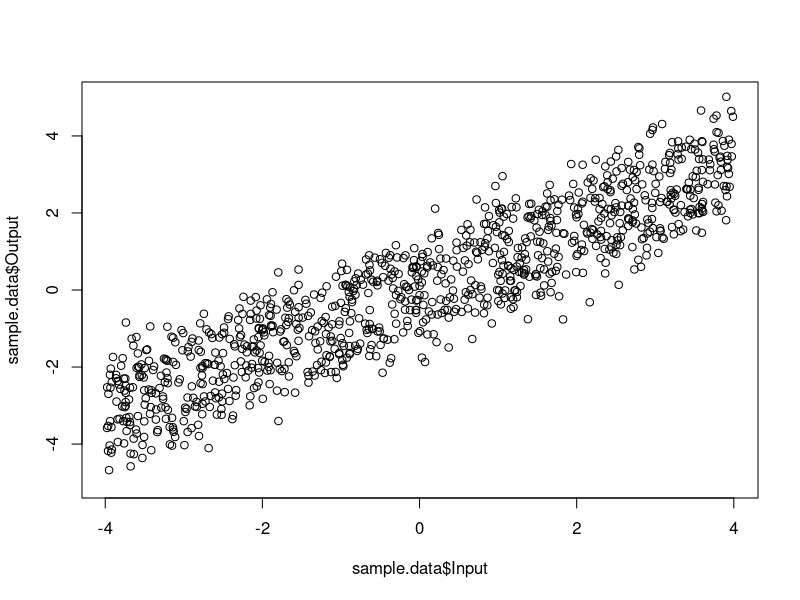
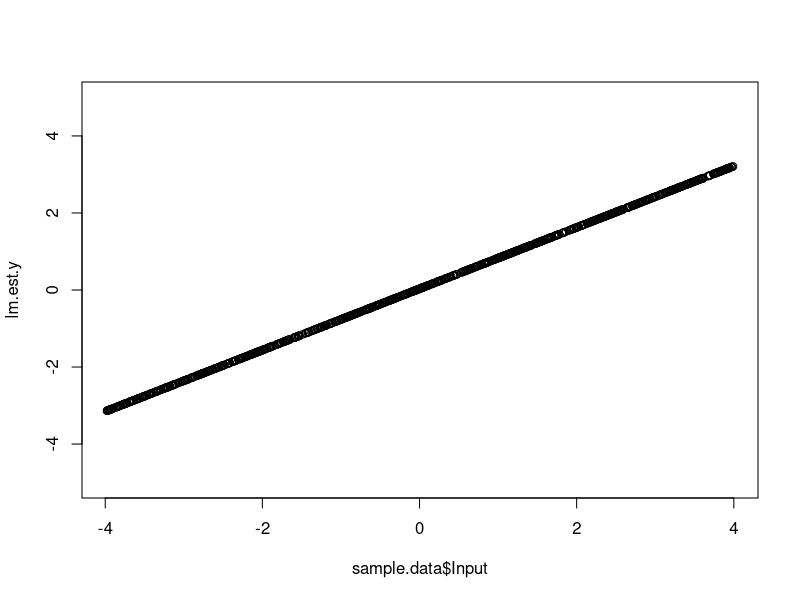
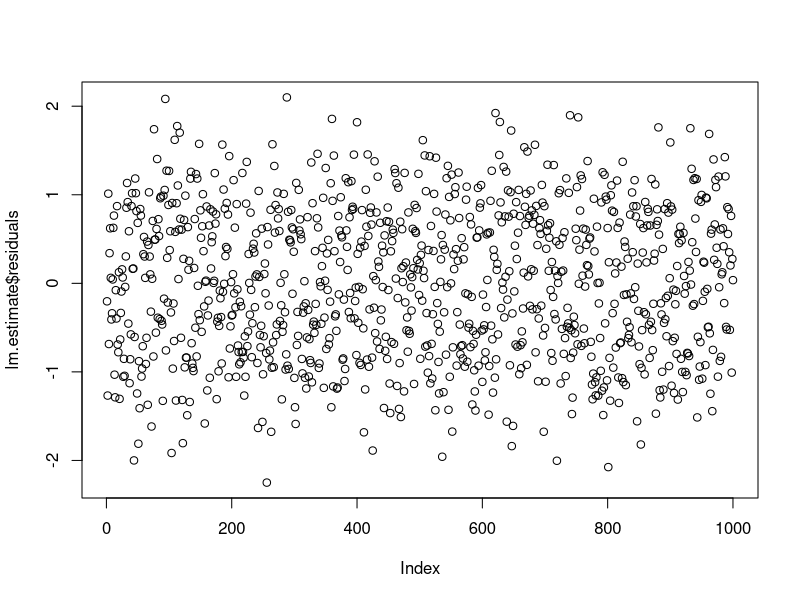
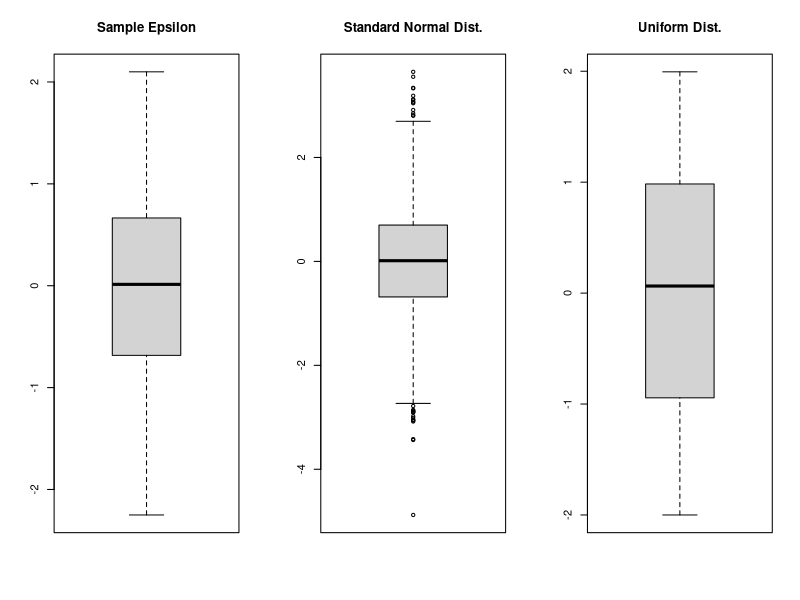
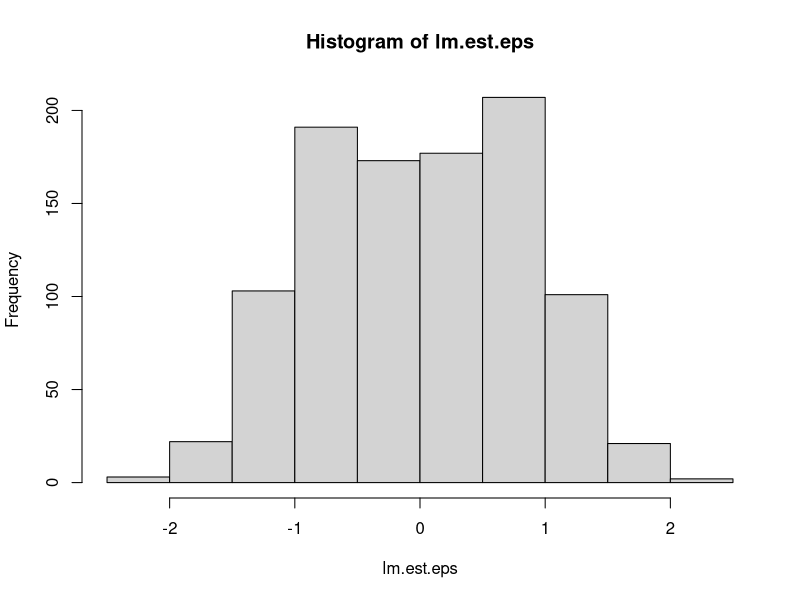
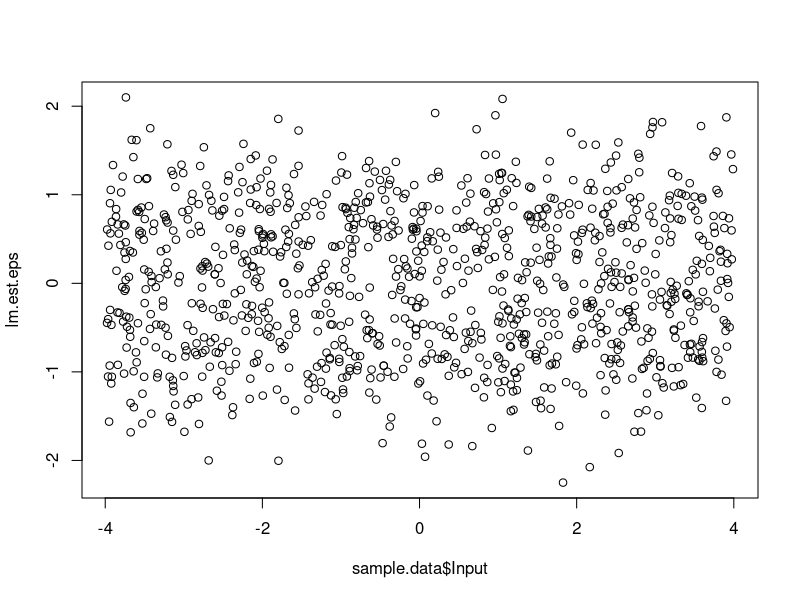
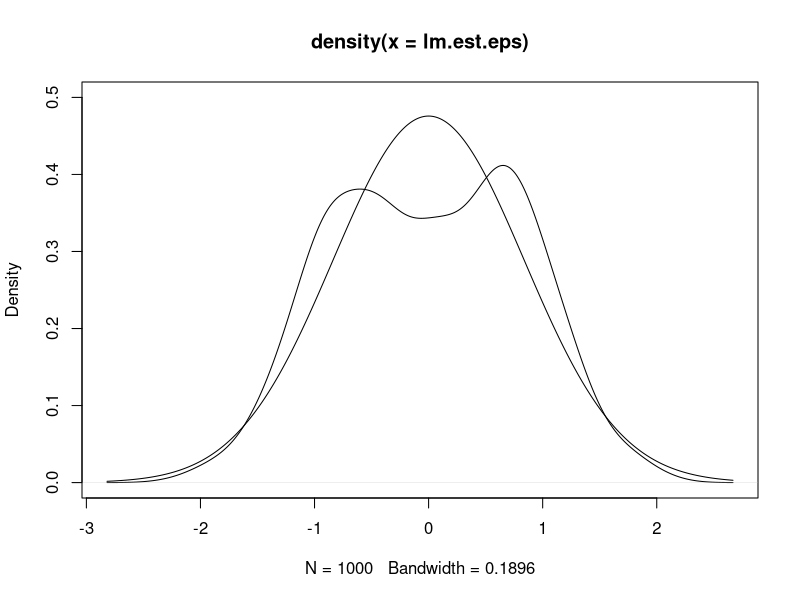
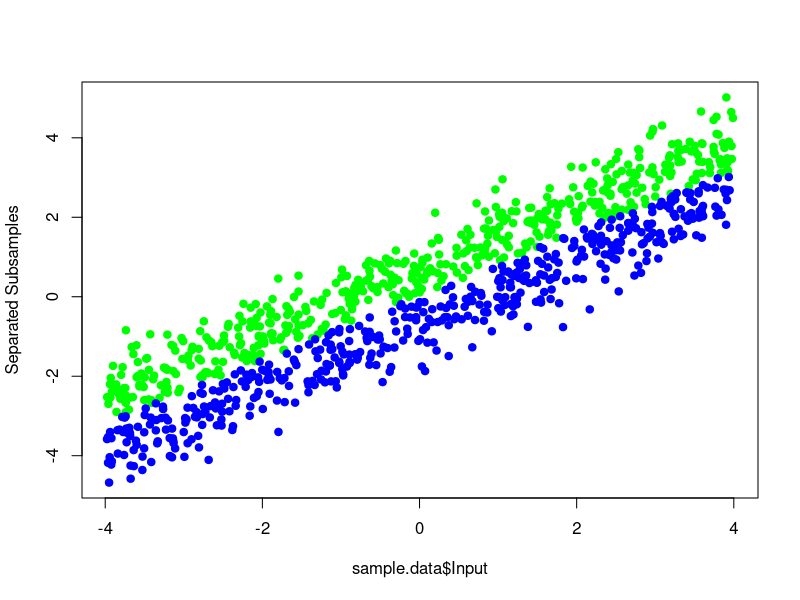

Write the R code that produced these figures, in order.
## ---- chunk 1
options(scipen = 5)
## ---- chunk 2
# Import linear model ('lm') data
sample.data <- read.csv("ResidualAnalysisProjectData_1.csv")
## ---- chunk 3
head(sample.data)
## ---- chunk 4
plot(sample.data$Input, sample.data$Output, ylim = c(-5, 5))
## ---- chunk 5
lm.estimate <- lm(Output ~ Input, data = sample.data)
names(lm.estimate)
## ---- chunk 6
lm.estimate$coefficients

lm.est.b <- lm.estimate$coefficients[1]
lm.est.a <- lm.estimate$coefficients[2]

lm.est.y <- lm.est.a * sample.data$Input + lm.est.b
plot(sample.data$Input, lm.est.y, ylim = c(-5, 5))
## ---- chunk 7
lm.est.eps <- sample.data$Output - lm.est.y
# The manual calculation and lm() output are nearly identical
(mean(lm.estimate$residuals - lm.est.eps))
(sum(lm.estimate$residuals - lm.est.eps))

plot(lm.estimate$residuals)
## ---- chunk 8
head(lm.estimate$fitted.values)
head(lm.est.y)

(all.equal(as.vector(lm.estimate$fitted.values), lm.est.y))
## ---- chunk 9
(lm.est.summary <- summary(lm.estimate))
## ---- chunk 10
par(mfrow=c(1,3))
boxplot(lm.est.eps, main="Sample Epsilon")
boxplot(rnorm(5000), main="Standard Normal Dist.")
boxplot(runif(500, -2, 2), main="Uniform Dist.")
par(mfrow=c(1,1))

hist(lm.est.eps)
## ---- chunk 11
names(lm.est.summary)
lm.est.summary$sigma
lm.est.summary$sigma^2
## ---- chunk 12
sample.n <- nrow(sample.data)
lm.sigma.sq.byvar <- var(lm.estimate$residuals)

# Convert degrees of freedom
lm.sigma.sq.byvar = lm.sigma.sq.byvar * (sample.n - 1) / lm.estimate$df.residual
## ---- chunk 13
lm.eps.deviation <- lm.estimate$residuals - mean(lm.estimate$residuals)
lm.sigma.sq.bysum <- sum(lm.eps.deviation^2) / lm.estimate$df.residual
## ---- chunk 14
c("By Var()" = lm.sigma.sq.byvar, 
  "By Sum()" = lm.sigma.sq.bysum, 
  "From Model" = lm.est.summary$sigma^2)
## ---- chunk 15
lm.est.eps <- lm.estimate$residuals
plot(sample.data$Input, lm.est.eps)

lm.est.eps.density <- density(lm.est.eps)
plot(lm.est.eps.density, ylim = c(0, 0.5))
lines(lm.est.eps.density$x, 
      dnorm(lm.est.eps.density$x, mean = mean(lm.est.eps), sd = sd(lm.est.eps)))
## ---- chunk 16
c(Left.Mean = mean(lm.est.eps[lm.est.eps < 0]), 
  Right.Mean = mean(lm.est.eps[lm.est.eps > 0]))
## ---- chunk 17
select.seq.unscrambled <- as.integer(lm.est.eps > 0)
head(select.seq.unscrambled, 30)

ChoosePos <- function(j) {
  vapply(seq_along(select.seq.unscrambled), 
         function(i) {switch(select.seq.unscrambled[i] + 1, NA, sample.data[i, j])},
         numeric(1))
}

ChooseNeg <- function(j) {
  vapply(seq_along(select.seq.unscrambled), 
         function(i) {switch(select.seq.unscrambled[i] + 1, sample.data[i, j], NA)},
         numeric(1))
}

lm.subset1 <- sapply(seq_along(sample.data), ChoosePos)
lm.subset2 <- sapply(seq_along(sample.data), ChooseNeg)

head(cbind(lm.subset1, lm.subset2), 30)

# Plot the two clusters
matplot(sample.data$Input, cbind(lm.subset1[, 2], lm.subset2[,2]), 
        type = "p", col = c("green", "blue"), pch = 19, ylab = "Separated Subsamples")

plot(select.seq.unscrambled[1:100], type = "s")
## ---- chunk 18
cm <- as.table(matrix(c(450, 42, 50, 458), ncol = 2, byrow = T, 
               dimnames = list(c("Pred.T", "Pred.F"),
                               c("Act.T", "Act.F"))))
cm
## ---- chunk 19
cm.accuracy <- (cm["Pred.T", "Act.T"] + cm["Pred.F", "Act.F"]) / 1000
cm.sensitivity <- cm["Pred.T", "Act.T"] / sum(cm[,"Act.T"])
cm.specificity <- cm["Pred.F", "Act.F"] / sum(cm[, "Act.F"])
cm.balanced <- (cm.sensitivity + cm.specificity) / 2
(cm.out <- c(Accuracy = cm.accuracy,
             Sensitivity = cm.sensitivity, 
             Specificity = cm.specificity,
             Balanced = cm.balanced))
## ---- chunk 20
lm.subset1.estimate <- lm(Output ~ Input, 
                          data = data.frame(Input = lm.subset1[,1], Output = lm.subset1[,2]))
lm.subset2.estimate <- lm(Output ~ Input, 
                          data = data.frame(Input = lm.subset2[,1], Output = lm.subset2[,2]))
lm.subset1.est.summary <- summary(lm.subset1.estimate)
lm.subset2.est.summary <- summary(lm.subset2.estimate)

lm.subset1.est.summary$coefficients
lm.subset1.est.summary$sigma
lm.subset1.est.summary$df
lm.subset1.est.summary$r.squared
lm.subset1.est.summary$adj.r.squared

lm.subset2.est.summary$coefficients
lm.subset2.est.summary$sigma
lm.subset2.est.summary$df
lm.subset2.est.summary$r.squared
lm.subset2.est.summary$adj.r.squared
## ---- chunk 21
c(lm.est.summary$sigma,
  lm.subset1.est.summary$sigma,
  lm.subset2.est.summary$sigma)
## ---- chunk 22
c(lm.est.summary$r.squared,
  lm.subset1.est.summary$r.squared,
  lm.subset2.est.summary$r.squared)
## ---- chunk 23
rbind(LinearModel=lm.est.summary$fstatistic,
      LinearModelPositive=lm.subset1.est.summary$fstatistic,
      LinearModelNegative=lm.subset2.est.summary$fstatistic)
## ---- chunk 24
lm.est.pf <- pf(lm.est.summary$fstatistic[1], 
                lm.est.summary$fstatistic[2], 
                lm.est.summary$fstatistic[3],lower.tail = FALSE)
lm.subset1.est.pf <- pf(lm.subset1.est.summary$fstatistic[1], 
                        lm.subset1.est.summary$fstatistic[2], 
                        lm.subset1.est.summary$fstatistic[3],lower.tail = FALSE)
lm.subset2.est.pf <- pf(lm.subset2.est.summary$fstatistic[1], 
                        lm.subset2.est.summary$fstatistic[2], 
                        lm.subset2.est.summary$fstatistic[3],lower.tail = FALSE)
c(LinearModel = lm.est.pf,
  LinearModelPositive = lm.subset1.est.pf,
  LinearModelNegative = lm.subset2.est.pf)
## ---- chunk 25
# Plot residuals
matplot(cbind(MixedModelResiduals=c(lm.subset1.est.summary$residuals,
                                    lm.subset2.est.summary$residuals),
              SingleModelResiduals=lm.est.summary$residuals),
        type="p", pch=16, ylab="Residuals before and after unscrambling")

# Estimate standard deviations
apply(cbind(MixedModelResiduals=c(lm.subset1.est.summary$residuals,
                                   lm.subset2.est.summary$residuals),
            SingleModelResiduals=lm.est.summary$residuals),2,sd)
## ---- chunk 26
t00.2 <- round(lm.estimate$coefficients[1], 3)
t00.3 <- round(lm.subset1.estimate$coefficients[1], 3)
t00.4 <- round(lm.subset2.estimate$coefficients[1], 3)
t01.2 <- round(lm.estimate$coefficients[2], 3)
t01.3 <- round(lm.subset1.estimate$coefficients[2], 3)
t01.4 <- round(lm.subset2.estimate$coefficients[2], 3)
t1.2 <- round(lm.est.summary$sigma, 3)
t1.3 <- round(lm.subset1.est.summary$sigma, 3)
t1.4 <- round(lm.subset2.est.summary$sigma, 3)
t2.2 <- round(lm.est.summary$r.squared, 3)
t2.3 <- round(lm.subset1.est.summary$r.squared, 3)
t2.4 <- round(lm.subset2.est.summary$r.squared, 3)
t3.2 <- round(lm.est.summary$coefficients[1,4], 3)
t3.3 <- round(lm.subset1.est.summary$coefficients[1,4], 3)
t3.4 <- round(lm.subset2.est.summary$coefficients[1,4], 3)
t4.2 <- round(lm.est.summary$coefficients[2,4], 3)
t4.3 <- round(lm.subset1.est.summary$coefficients[2,4], 3)
t4.4 <- round(lm.subset2.est.summary$coefficients[2,4], 3)
t5.2 <- round(lm.est.summary$fstatistic[1])
t5.3 <- round(lm.subset1.est.summary$fstatistic[1])
t5.4 <- round(lm.subset2.est.summary$fstatistic[1])
## ---- chunk 27
input <- runif(1000, -4, 4)
output.a <- 0.8
subset1.b <- 0.7
subset2.b <- -0.7
output.eps <- 0.45

select.seq <- rep(c(0,1), 500)
output.fit <- rep(NA, 1000)
output.fit[select.seq == TRUE] <- output.a * input[select.seq == TRUE] + subset1.b
output.fit[select.seq == FALSE] <- output.a * input[select.seq == FALSE] + subset2.b
output <- output.fit + rnorm(1000, mean = 0, sd = output.eps)

sim.data <- data.frame(Input = input, Output = output)
lm.sim <- lm(Output ~ Input, sim.data)
lm.sim.summary <- summary(lm.sim)

title.orig <- "Original Sample"
title.est <- "Estimated Simulation"
par(mfrow=c(1,2))
plot(sample.data$Input, sample.data$Output, ylim = c(-5, 5), main = title.orig)
plot(input, output, ylim = c(-5, 5), main = title.est)
plot(sample.data$Input, lm.estimate$residuals, ylim = c(-2,2), main = title.orig)
plot(sim.data$Input, lm.sim$residuals, ylim = c(-2,2), main = title.est)
plot(density(lm.estimate$residuals), ylim = c(0, 0.5), main = title.orig)
plot(density(lm.sim$residuals), ylim = c(0, 0.5), main = title.est)
par(mfrow=c(1,1))
## ---- chunk 28
dat <- read.table('Week4_Test_Sample.csv', header=TRUE)

test.fit <- lm(Y~X, dat)
test.fit.summary <- summary(test.fit)
test.fit.summary

plot(dat$X, dat$Y)
y.est <- dat$X * coef(test.fit)[2] + coef(test.fit)[1]
plot(dat$X, y.est)

test.eps <- dat$Y - y.est
par(mfrow=c(1,2))
plot(test.eps)
boxplot(test.eps)
hist(test.eps)
eps.density <- density(test.eps)
plot(eps.density)
par(mfrow=c(1,1))

# Cluster
c(Left.Mean = mean(test.eps[test.eps < 0]), 
  Right.Mean = mean(test.eps[test.eps > 0]))
select.seq.unscrambled <- as.integer(test.eps > 0)
head(select.seq.unscrambled, 30)

ChoosePos <- function(j) {
  vapply(seq_along(select.seq.unscrambled), 
         function(i) {switch(select.seq.unscrambled[i] + 1, NA, dat[i, j])},
         numeric(1))
}

ChooseNeg <- function(j) {
  vapply(seq_along(select.seq.unscrambled), 
         function(i) {switch(select.seq.unscrambled[i] + 1, dat[i, j], NA)},
         numeric(1))
}

lm.subset1 <- sapply(seq_along(dat), ChoosePos)
lm.subset2 <- sapply(seq_along(dat), ChooseNeg)

head(cbind(lm.subset1, lm.subset2), 30)

# Plot the two clusters
matplot(dat$X, cbind(lm.subset1[, 2], lm.subset2[, 2]), 
        type = "p", col = c("green", "blue"), pch = 19, ylab = "Separated Subsamples")

plot(select.seq.unscrambled[1:100], type = "s")

res <- list(Unscrambled.Selection.Sequence =  select.seq.unscrambled)
write.table(res, file = 'result.csv', row.names = F)
